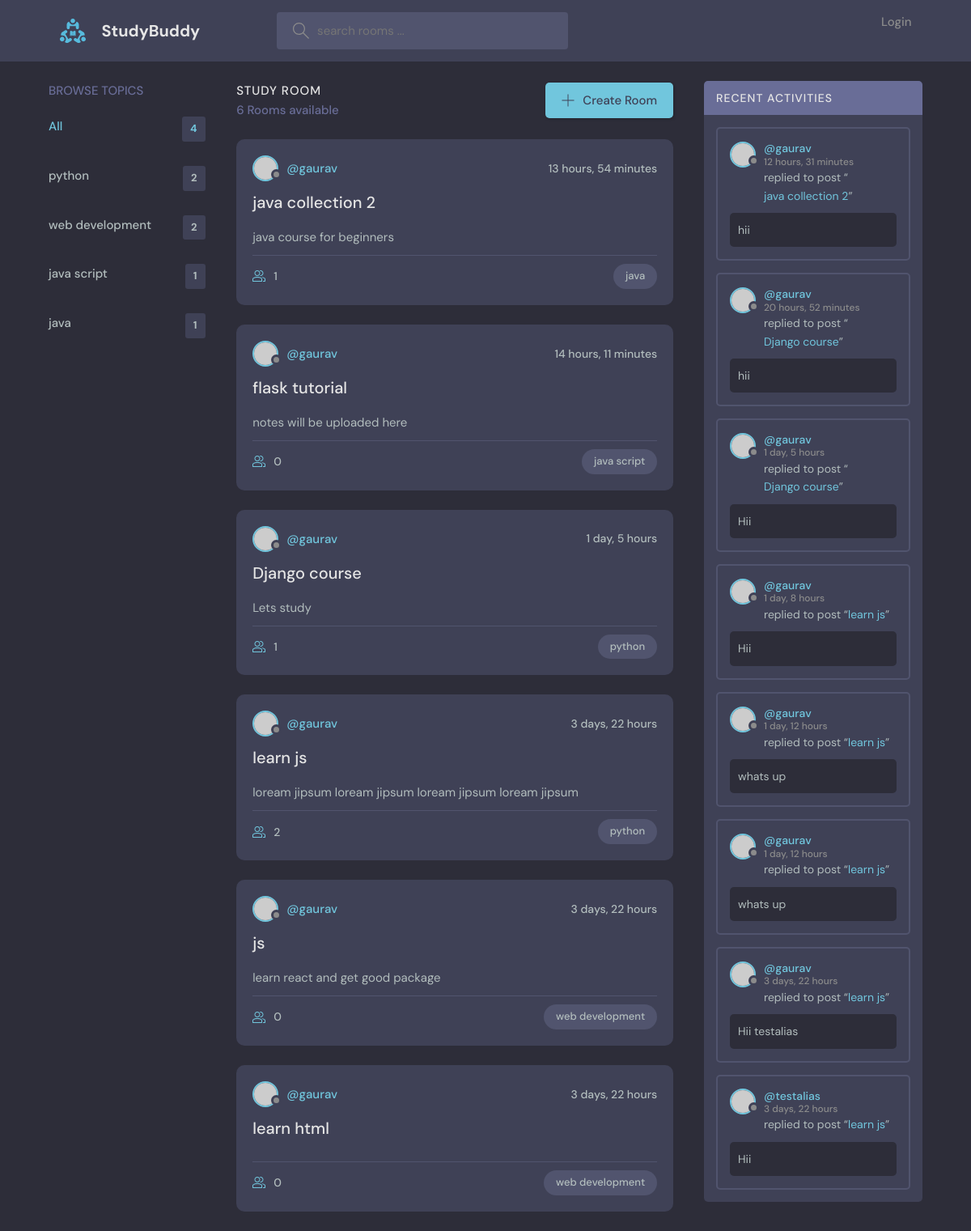
The page / on the database its author committed.
### base/models.py (models this page shows, shortened)
class Topic(models.Model):
    name = models.CharField(max_length=200)

class Room(models.Model):
    host=models.ForeignKey(User,on_delete=models.SET_NULL,null=True)
    topic=models.ForeignKey(Topic,on_delete=models.SET_NULL,null=True)
    name=models.CharField(max_length=200)
    description=models.TextField(null=True,blank=True)
    participants = models.ManyToManyField(User,related_name='participants',blank=True)
    updated = models.DateTimeField(auto_now=True)
    created = models.DateTimeField(auto_now_add=True)
    class Meta:
        ordering = ['-updated','-created']

class Message(models.Model):
    user = models.ForeignKey(User, on_delete=models.CASCADE)
    room = models.ForeignKey(Room,on_delete=models.CASCADE)
    body = models.TextField()
    updated = models.DateTimeField(auto_now=True)
    created = models.DateTimeField(auto_now_add=True)
    class Meta:
        ordering = ['-updated','-created']

### base/views.py (the view)
# urls.py: path('',views.home,name='home'),
def home(request):
    q= request.GET.get('q') if request.GET.get('q')!=None else ''
    rooms = Room.objects.filter(Q(topic__name__contains=q)|
                                Q(name__icontains=q)|
                                Q(description__icontains=q)
                                )
    room_counts = rooms.count()
    topics = Topic.objects.all()
    room_messages = Message.objects.filter(Q(room__topic__name__icontains=q))
    context = {'rooms':rooms,'topics':topics,'room_counts':room_counts,'room_messages':room_messages}
    return render(request,'base/home.html',context)

### base/templates/base/home.html (shortened to what this page needs)
{% extends 'main.html' %}
{% block content %}
    <main class="layout layout--3">
      <div class="container">
        <div class="topics">
        {% include 'base/topics.html' %}
        </div>
        <div class="roomList">
          <div class="roomList__header">
            <div>
              <h2>Study Room</h2>
              <p>{{room_counts}} Rooms available</p>
            </div>
            <a class="btn btn--main" href="{% url 'Create-Room' %}">
              <svg version="1.1" xmlns="http://www.w3.org/2000/svg" width="32" height="32" viewBox="0 0 32 32">
                <title>add</title>
                <path
                  d="M16.943 0.943h-1.885v14.115h-14.115v1.885h14.115v14.115h1.885v-14.115h14.115v-1.885h-14.115v-14.115z"
                ></path>
              </svg>
              Create Room
            </a>
          </div>
          {% include 'base/feed.html' %}
        </div>
        {% include 'base/recent_activity.html' %}
      </div>
    </main>
{% endblock content %}

### base/templates/base/topics.html
<div class="topics__header">
      <h2>Browse Topics</h2>
    </div>
    <ul class="topics__list">
      <li>
        <a href="{% url 'home' %}" class="active">All <span>{{topics.count}}</span></a>
      </li>
      {% for topic in topics %}
      <li>
        <a href="{% url 'home'  %}?q={{topic.name}}">{{topic.name}}<span>{{topic.room_set.all.count}}</span></a>
      </li>
      {% endfor %}
    </ul>

### base/templates/base/feed.html (shortened to what this page needs)
{% for room in rooms %}
            <div class="roomListRoom">
            <div class="roomListRoom__header">
              <a href="{% url 'Profile' room.host.id %}" class="roomListRoom__author">
                <div class="avatar avatar--small">
                  <img src="https://randomuser.me/api/portraits/women/11.jpg" />
                </div>
                <span>@{{room.host.username}}</span>
              </a>
              <div class="roomListRoom__actions">
                <span>{{room.created|timesince}}</span>
              </div>
            </div>
            <div class="roomListRoom__content">
              <a href="/room/{{ room.id }}">{{ room.name }}</a>
              <p>{{ room.description }}</p>
            </div>
            <div class="roomListRoom__meta">
              <a href="/room/{{ room.id }}" class="roomListRoom__joined">
                {{room.participants.all.count}}
              </a>
              <p class="roomListRoom__topic">{{room.topic.name}}</p>
            </div>
          </div>
{% endfor %}

### base/templates/base/recent_activity.html
<div class="activities">
          <div class="activities__header">
            <h2>Recent Activities</h2>
          </div>
    {% for message in room_messages %}
          <div class="activities__box">
            <div class="activities__boxHeader roomListRoom__header">
              <a href="{% url 'Profile' message.user.id %}" class="roomListRoom__author">
                <div class="avatar avatar--small">
                  <img src="https://randomuser.me/api/portraits/women/11.jpg" />
                </div>
                <p>
                  @{{message.user}}
                  <span>{{message.created|timesince}}</span>
                </p>
              </a>
            </div>
            <div class="activities__boxContent">
              <p>replied to post “<a href="/room/{{ message.room.id }}">{{message.room.name}}</a>”</p>
              <div class="activities__boxRoomContent">
                {{message.body}}
              </div>
            </div>
          </div>
    {% endfor %}
        </div>

### rows shown on the page
Topic: name "python", room_set.all.count "2"
Topic: name "web development", room_set.all.count "2"
Topic: name "java script", room_set.all.count "1"
Topic: name "java", room_set.all.count "1"
Room: host.username "gaurav", created "13 hours, 54 minutes", name "java collection 2", description "java course for beginners", participants.all.count "1", topic.name "java"
Room: host.username "gaurav", created "14 hours, 11 minutes", name "flask tutorial", description "notes will be uploaded here", participants.all.count "0", topic.name "java script"
Room: host.username "gaurav", created "1 day, 5 hours", name "Django course", description "Lets study", participants.all.count "1", topic.name "python"
Room: host.username "gaurav", created "3 days, 22 hours", name "learn js", description "loream jipsum loream jipsum loream jipsum loream jipsum", participants.all.count "2", topic.name "python"
Room: host.username "gaurav", created "3 days, 22 hours", name "js", description "learn react and get good package", participants.all.count "0", topic.name "web development"
Room: host.username "gaurav", created "3 days, 22 hours", name "learn html", participants.all.count "0", topic.name "web development"
Message: user "gaurav", created "12 hours, 31 minutes", room.name "java collection 2", body "hii"
Message: user "gaurav", created "20 hours, 52 minutes", room.name "Django course", body "hii"
Message: user "gaurav", created "1 day, 5 hours", room.name "Django course", body "Hii"
Message: user "gaurav", created "1 day, 8 hours", room.name "learn js", body "Hii"
Message: user "gaurav", created "1 day, 12 hours", room.name "learn js", body "whats up"
Message: user "gaurav", created "1 day, 12 hours", room.name "learn js", body "whats up"
Message: user "gaurav", created "3 days, 22 hours", room.name "learn js", body "Hii testalias"
Message: user "testalias", created "3 days, 22 hours", room.name "learn js", body "Hii"

### other values the page prints
{{ topics.count }} "4"
{{ room_counts }} "6"
